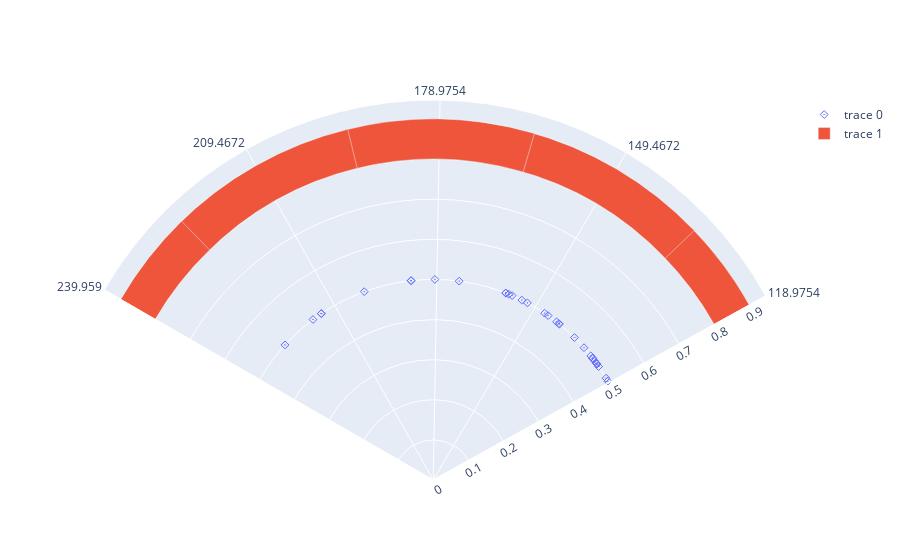

Source (notebook cell):
### Code cell
fig.add_trace(go.Barpolar(base = [.8] * len(year[3:8]),
                          r=[.1] * len(year[3:8]),
                          theta=[model.to_theta(m.mid) for m in year[3:8]],
                          width=[len(m) * 366 / 360 for m in year[3:8]]))
fig.show()
